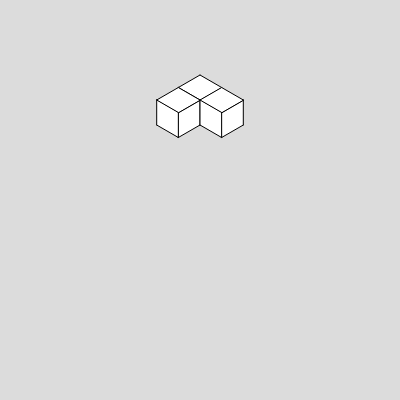
Frame 1 (no input)
Frame 60 (no input): identical to frame 1, image omitted
Frame 120 (the mouse pressed at the canvas centre since frame 60): identical to frame 1, image omitted

The p5.js sketch that drew this single still picture (run headless with seeded random() and noise() and a simulated clock; from frame 60 on, the mouse is pressed at the canvas centre):

// p5.js sketch
// ── sketch.js
let gridTopX;
const gridTopY = 100;
const sideLength = 25;

function setup() {
  createCanvas(400, 400);
  gridTopX = width / 2;
}

function draw() {
  background(220);

  drawCube(0, 0);
  drawCube(0, 1);
  drawCube(1, 0);
}

function drawCube(c, r) {
  const x = gridTopX + ((c - r) * sideLength * sqrt(3)) / 2;
  const y = gridTopY + ((c + r) * sideLength) / 2;

  const points = [];

  for (let angle = PI / 6; angle < PI * 2; angle += PI / 3) {
    points.push(
      createVector(x + cos(angle) * sideLength, y + sin(angle) * sideLength)
    );
  }

  line(x, y, points[0].x, points[0].y);
  line(x, y, points[1].x, points[1].y);
  line(x, y, points[2].x, points[2].y);
  line(x, y, points[3].x, points[3].y);
  line(x, y, points[4].x, points[4].y);
  line(x, y, points[5].x, points[5].y);

  quad(
    x,
    y,
    points[5].x,
    points[5].y,
    points[0].x,
    points[0].y,
    points[1].x,
    points[1].y
  );

  quad(
    x,
    y,
    points[1].x,
    points[1].y,
    points[2].x,
    points[2].y,
    points[3].x,
    points[3].y
  );

  quad(
    x,
    y,
    points[3].x,
    points[3].y,
    points[4].x,
    points[4].y,
    points[5].x,
    points[5].y
  );
}
